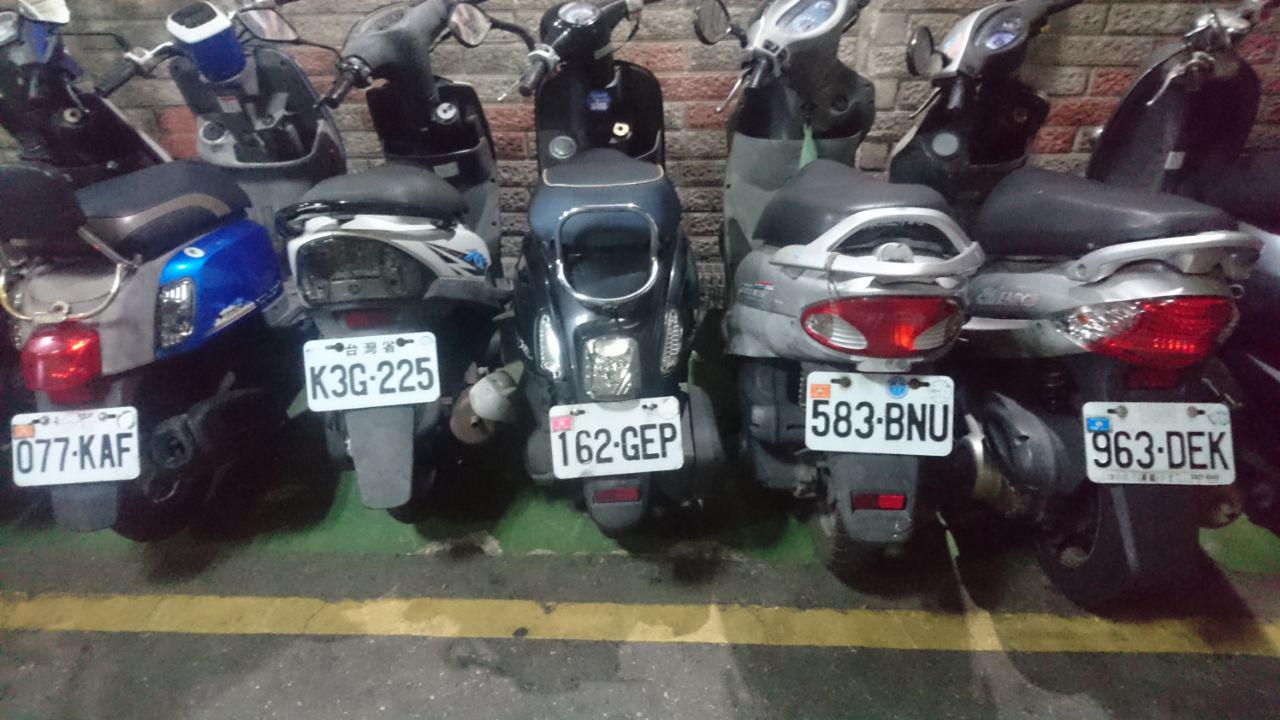
#> input picture OPENCV_ROC/01.jpg, 1280 x 720 px
$ python '4-6車牌辨識.py'
#> lines starting #> are read from the running program, lines starting #| are printed output that depends on the picture; after the words box and inside, x2 and y2 are one past the last pixel; in counts of white or black regions, pixels touching at a corner belong together
import cv2
import numpy as np
import pytesseract as pt

m1=cv2.imread("01.jpg", 1)
#> m1 is the input picture: shape (720, 1280, 3); mean B, G, R 86.4, 85.4, 89.1
m2=m1.copy()
m2[:,:,0]=cv2.adaptiveThreshold(m1[:,:,0],255,cv2.ADAPTIVE_THRESH_MEAN_C,cv2.THRESH_BINARY,21,0) # 車牌背景為純色光滑面，使用二值化每張圖片切割成數小塊，給予門檻值操作
m2[:,:,1]=cv2.adaptiveThreshold(m1[:,:,1],255,cv2.ADAPTIVE_THRESH_MEAN_C,cv2.THRESH_BINARY,21,0) # 顏色與原色交界處會變成黑色，原色則為白色
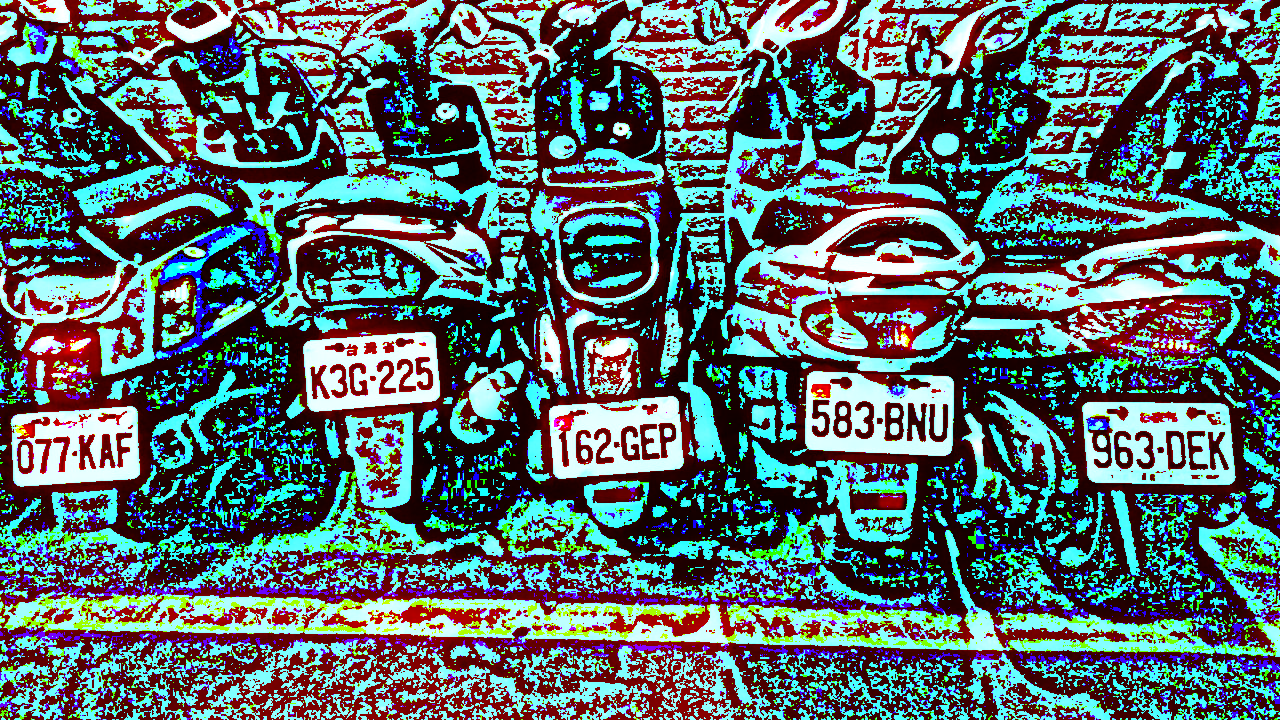
#> m2: shape (720, 1280, 3); mean B, G, R 109.2, 108.4, 89.1
m2[:,:,2]=cv2.adaptiveThreshold(m1[:,:,2],255,cv2.ADAPTIVE_THRESH_MEAN_C,cv2.THRESH_BINARY,21,0)
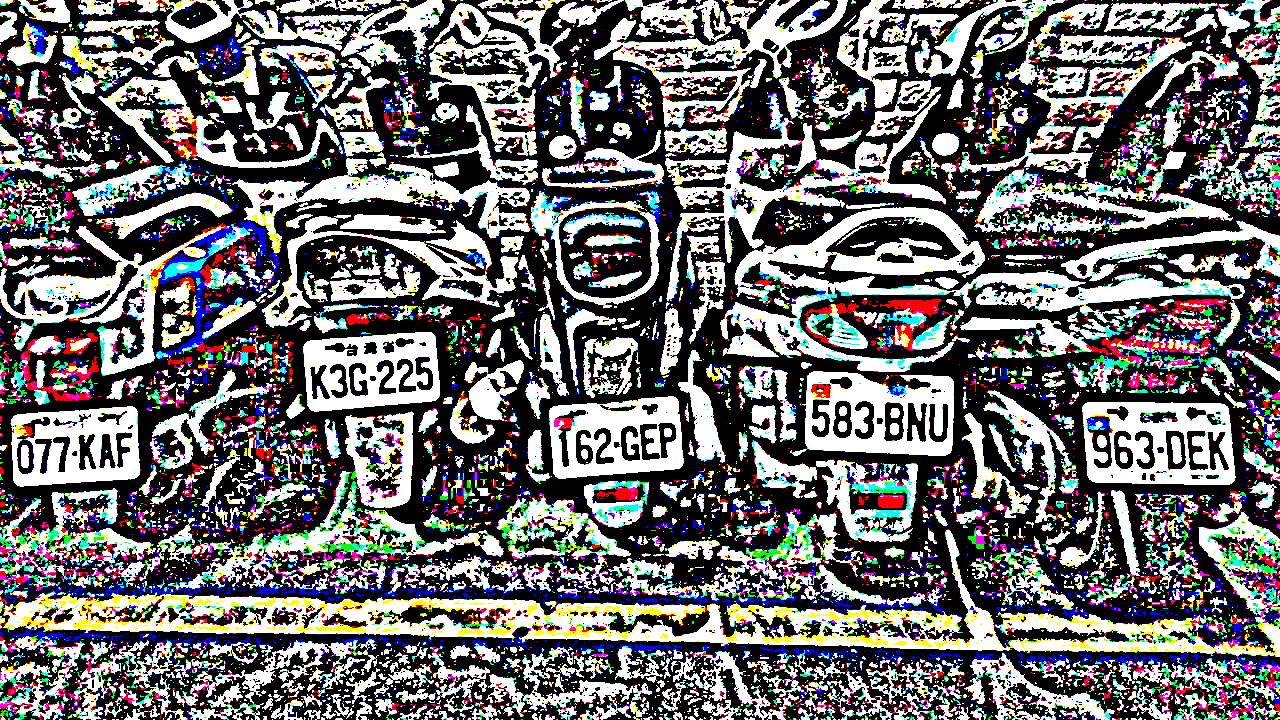
#> m2: shape (720, 1280, 3); mean B, G, R 109.2, 108.4, 109.5
m2=cv2.cvtColor(m2,cv2.COLOR_BGR2GRAY) # 轉為灰階
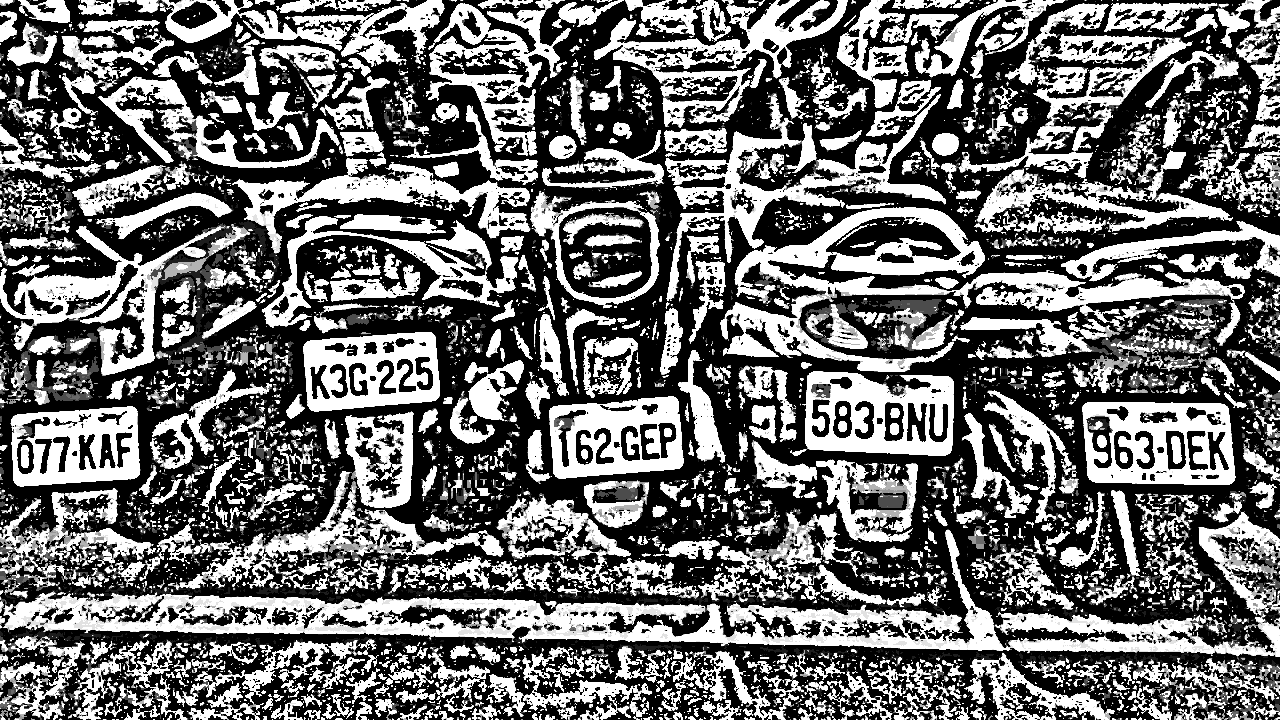
#> m2: shape (720, 1280); min 0, max 255, mean 108.8
ct, th=cv2.findContours(m2, cv2.RETR_TREE, cv2.CHAIN_APPROX_NONE) #輪廓檢測，統計輪廓彼此包覆關係
#> ct = 6577 contours, 5500 with area under 20; largest, box (x1, y1, x2, y2) and area: (0, 411, 1280, 720) 122534, (0, 158, 662, 391) 38156, (720, 207, 1245, 393) 30840, (941, 3, 1233, 235) 25281, (665, 92, 946, 301) 13366
parentList=np.zeros((len(ct))) # 車牌自身為輪廓　車牌內文字各自為一個輪廓
#> parentList = 6577 values from 0 to 0
for d in th[0]: # 輪廓彼此間包覆關係
	if d[3]!=-1: # 第三為輪廓索引為-1代表沒有 1代表相鄰的下一個輪廓
		parentList[d[3]]+=1
#> this loop made 6577 passes
#> d on passes 1 to 3: [1, -1, -1, -1], [2, 0, -1, -1], [3, 1, -1, -1]
#> after the loop, parentList = 6577 values, max 1203 at index 1963, min 0 at index 0, mean 0.578


for d in np.where(parentList>9)[0]: # 取共同特徵 當有包覆九個以上輪廓則篩選取出 包含會有 貼紙 中文字 數字 - 和兩個螺絲
	x, y, w, h =cv2.boundingRect(ct[d])
	if w>h*1.2 and w<h*3: #車牌比例
		m2=m1[y:y+h,x:x+w].copy()
		m2=cv2.cvtColor(m2,cv2.COLOR_BGR2GRAY)
		m2=cv2.divide(m2,np.full(m2.shape,51,np.uint8)) # 將顏色淨化處理 除法指令　將顏色值除以51 (0~5)
		m2=cv2.multiply(m2,np.full(m2.shape,51,np.uint8)) # 將顏色淨化處理　乘法指令　將顏色值成以51 (0~255)
		if len(np.where(m2>=204)[0])>m2.shape[0]*m2.shape[1]*0.2: # 將顏色>204篩選出 204/51=4 即唯一只有255大於204 篩選出最亮的車牌
			# cv2.imwrite("output/"+str(x)+".png", m1[y:y+h,x:x+w])
			cv2.rectangle(m1,(x,y),(x+w,y+h),(0,0,255),3)
#> this loop made 62 passes
#> (d, x, y, w, h) on passes 1 to 12: (432, 827, 661, 143, 59), (584, 964, 652, 151, 68), (619, 999, 682, 50, 37), (694, 673, 645, 163, 75), (744, 615, 644, 57, 39), (763, 396, 644, 94, 69), (788, 472, 642, 181, 78), (859, 529, 651, 52, 49), (1233, 1146, 542, 65, 47), (1574, 1135, 493, 65, 49), (1613, 1075, 490, 86, 118), (1685, 584, 480, 65, 48)
#> (x, y, w, h) on pass 61: (433, 47, 97, 37)
#> pass 1, `m2=m1[y:y+h,x:x+w].copy()`:
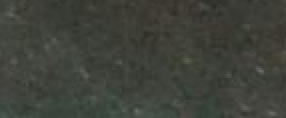
#> m2: shape (59, 143, 3) (shown 2 times larger); mean B, G, R 57.9, 65.4, 62.8
#> pass 1, `m2=cv2.divide(m2,np.full(m2.shape,51,np.uint8))`:
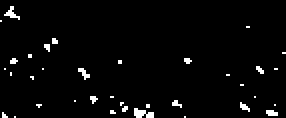
#> m2: shape (59, 143) (shown 2 times larger); values 1 (black) and 2 (white), 2.7% white in thin lines or dots
#> after the loop:
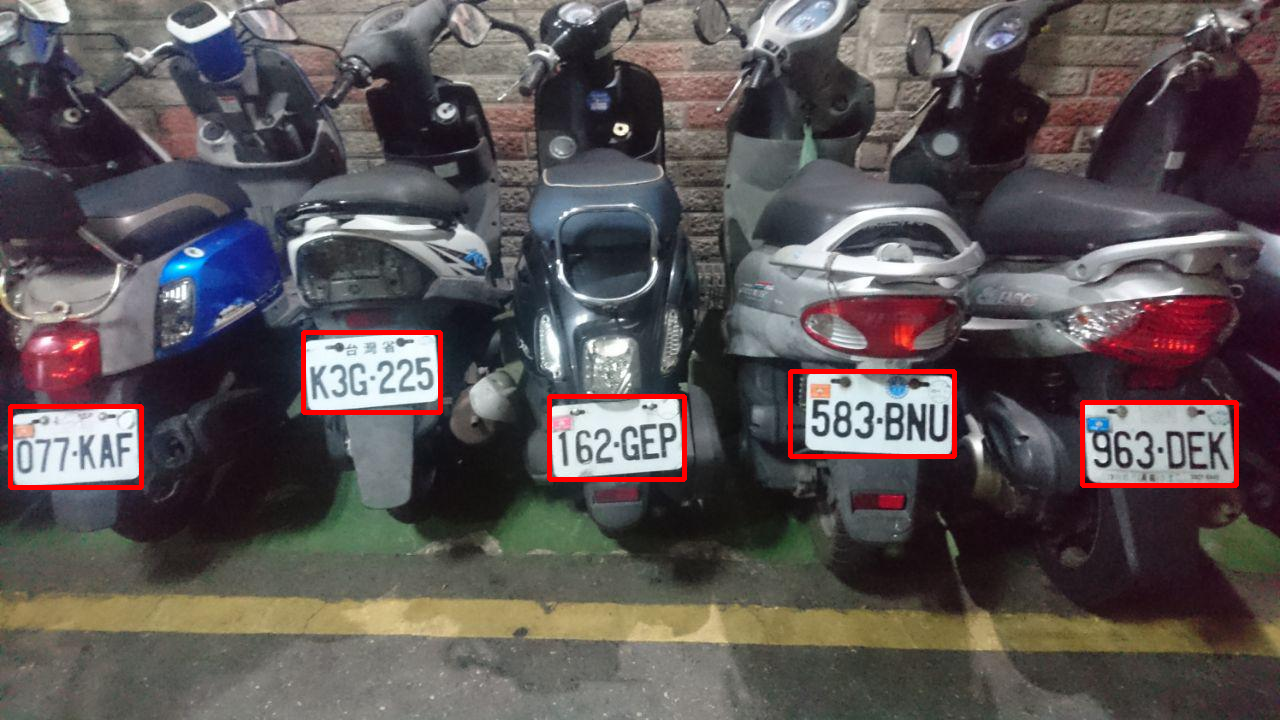
#> m1: shape (720, 1280, 3); 1.22% of pixels changed, all inside (x1, y1, x2, y2) = (8, 330, 1239, 490)

m1=cv2.resize(m1,(640,360))
#> m1: shape (360, 640, 3)
cv2.imshow("Image M1", m1)

cv2.waitKey(0)
cv2.destroyAllWindows()

$ run again, with OPENCV_ROC/IMG_01.jpg copied over OPENCV_ROC/01.jpg
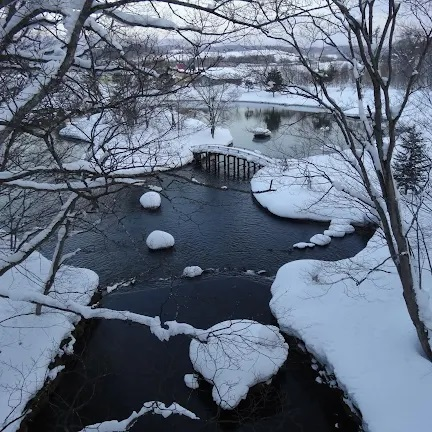
#> input picture OPENCV_ROC/IMG_01.jpg, 432 x 432 px
#> m1 is the input picture: shape (432, 432, 3); mean B, G, R 124.8, 107.1, 95.6
#> `m2=cv2.cvtColor(m2,cv2.COLOR_BGR2GRAY)`:
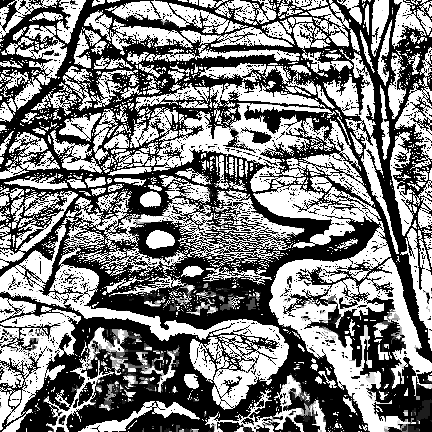
#> m2: shape (432, 432); min 0, max 255, mean 126.6
#> ct = 4468 contours, 4178 with area under 20; largest, box (x1, y1, x2, y2) and area: (130, 81, 432, 432) 28533, (0, 175, 305, 410) 20721, (0, 309, 81, 432) 4466, (43, 327, 180, 432) 3956, (323, 48, 399, 254) 2468
#> `parentList=np.zeros((len(ct)))`: parentList = 4468 values from 0 to 0
#> the loop `for d in th[0]:` made 4468 passes
#> d on passes 1 to 3: [1, -1, -1, -1], [2, 0, -1, -1], [3, 1, -1, -1]
#> after the loop `for d in th[0]:`: parentList = 4468 values, max 1014 at index 907, min 0 at index 0, mean 0.795
#> the loop `for d in np.where(parentList>9)[0]:` made 47 passes
#> (d, x, y, w, h) on passes 1 to 8: (62, 78, 401, 122, 31), (125, 205, 373, 121, 59), (232, 43, 327, 137, 105), (314, 0, 309, 81, 123), (490, 0, 297, 36, 24), (514, 220, 293, 25, 18), (586, 203, 267, 69, 18), (706, 400, 228, 32, 123)
#> `m1=cv2.resize(m1,(640,360))`:
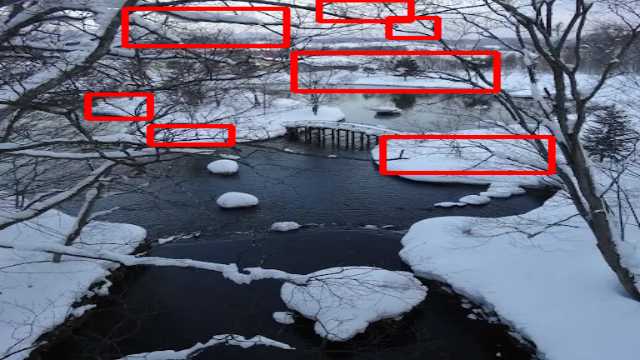
#> m1: shape (360, 640, 3); mean B, G, R 118.5, 101.5, 100.8

$ run again, with OPENCV_ROC/Tank_01.jpg copied over OPENCV_ROC/01.jpg
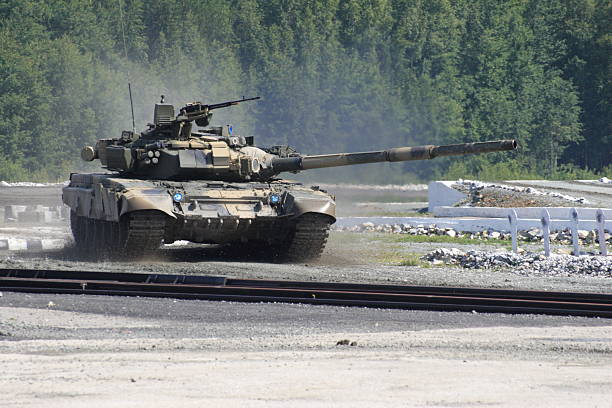
#> input picture OPENCV_ROC/Tank_01.jpg, 612 x 408 px
#> m1 is the input picture: shape (408, 612, 3); mean B, G, R 129, 130.9, 125.8
#> `m2=cv2.cvtColor(m2,cv2.COLOR_BGR2GRAY)`:
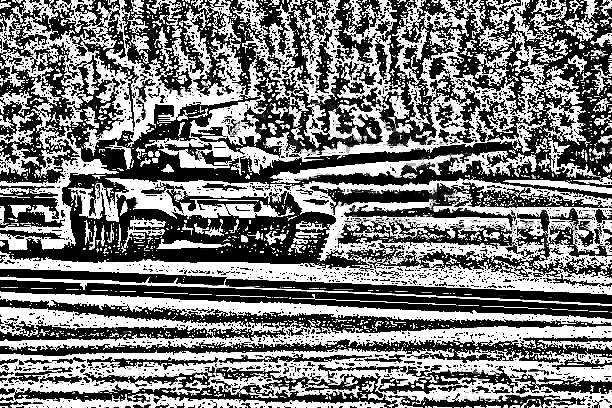
#> m2: shape (408, 612); min 0, max 255, mean 123.3
#> ct = 4368 contours, 3917 with area under 20; largest, box (x1, y1, x2, y2) and area: (0, 0, 612, 306) 121948, (0, 346, 612, 408) 29830, (0, 291, 612, 351) 15006, (80, 95, 524, 191) 9798, (13, 384, 398, 405) 3055
#> `parentList=np.zeros((len(ct)))`: parentList = 4368 values from 0 to 0
#> the loop `for d in th[0]:` made 4368 passes
#> d on passes 1 to 3: [1, -1, -1, -1], [2, 0, -1, -1], [3, 1, -1, -1]
#> after the loop `for d in th[0]:`: parentList = 4368 values, max 2287 at index 1730, min 0 at index 0, mean 0.81
#> the loop `for d in np.where(parentList>9)[0]:` made 16 passes
#> (d, x, y, w, h) on passes 1 to 8: (89, 0, 346, 612, 62), (189, 13, 384, 385, 21), (738, 0, 291, 612, 60), (1263, 121, 216, 45, 37), (1438, 0, 88, 46, 28), (1647, 564, 0, 48, 82), (1680, 530, 0, 37, 23), (1697, 469, 0, 17, 39)
#> `m1=cv2.resize(m1,(640,360))`:
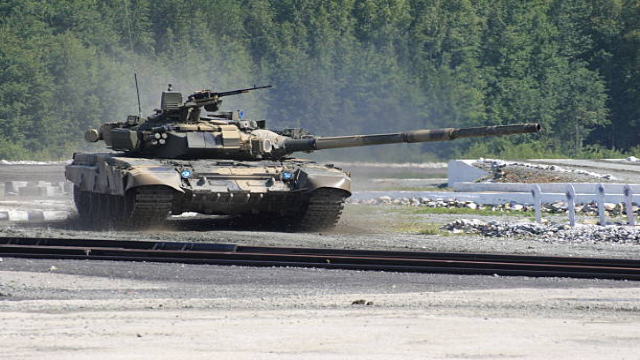
#> m1: shape (360, 640, 3); mean B, G, R 128.9, 130.8, 125.7
